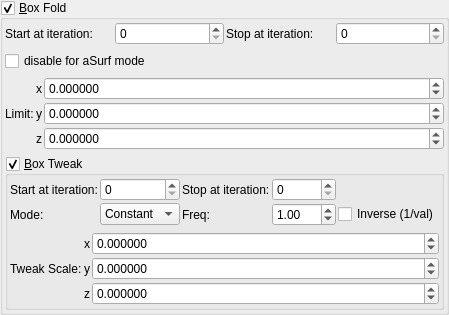
    <widget class="MyGroupBox" name="groupCheck_transf_function_enabledA_false">
     <property name="font">
      <font>
       <weight>50</weight>
       <bold>false</bold>
      </font>
     </property>
     <property name="title">
      <string>&amp;Box Fold</string>
     </property>
     <property name="checkable">
      <bool>true</bool>
     </property>
     <layout class="QVBoxLayout" name="verticalLayout_12">
      <property name="leftMargin">
       <number>2</number>
      </property>
      <property name="topMargin">
       <number>2</number>
      </property>
      <property name="rightMargin">
       <number>2</number>
      </property>
      <property name="bottomMargin">
       <number>2</number>
      </property>
      <item>
       <layout class="QGridLayout" name="gridLayout_79">
        <property name="spacing">
         <number>2</number>
        </property>
        <item row="2" column="3">
         <widget class="MySpinBox" name="spinboxInt_transf_stop_iterations_A">
          <property name="sizePolicy">
           <sizepolicy hsizetype="Preferred" vsizetype="Maximum">
            <horstretch>0</horstretch>
            <verstretch>0</verstretch>
           </sizepolicy>
          </property>
          <property name="maximum">
           <number>999</number>
          </property>
         </widget>
        </item>
        <item row="2" column="1">
         <widget class="MySpinBox" name="spinboxInt_transf_start_iterations_A">
          <property name="sizePolicy">
           <sizepolicy hsizetype="Minimum" vsizetype="Maximum">
            <horstretch>0</horstretch>
            <verstretch>0</verstretch>
           </sizepolicy>
          </property>
          <property name="minimum">
           <number>0</number>
          </property>
          <property name="maximum">
           <number>999</number>
          </property>
          <property name="value">
           <number>0</number>
          </property>
         </widget>
        </item>
        <item row="2" column="2">
         <widget class="QLabel" name="label_51">
          <property name="text">
           <string>Stop at iteration:</string>
          </property>
         </widget>
        </item>
        <item row="2" column="0">
         <widget class="QLabel" name="label_71">
          <property name="text">
           <string>Start at iteration:</string>
          </property>
         </widget>
        </item>
       </layout>
      </item>
      <item>
       <widget class="MyCheckBox" name="checkBox_transf_function_enabled">
        <property name="text">
         <string notr="true">disable for aSurf mode</string>
        </property>
       </widget>
      </item>
      <item>
       <layout class="QGridLayout" name="gridLayout_64" columnstretch="0,0,0,1">
        <property name="spacing">
         <number>2</number>
        </property>
        <item row="3" column="2">
         <widget class="QLabel" name="label_124">
          <property name="text">
           <string notr="true">z</string>
          </property>
         </widget>
        </item>
        <item row="1" column="2">
         <widget class="QLabel" name="label_123">
          <property name="text">
           <string notr="true">x</string>
          </property>
         </widget>
        </item>
        <item row="1" column="3">
         <widget class="MyDoubleSpinBox" name="spinbox3_transf_addition_constant_111_x">
          <property name="sizePolicy">
           <sizepolicy hsizetype="Minimum" vsizetype="Maximum">
            <horstretch>0</horstretch>
            <verstretch>0</verstretch>
           </sizepolicy>
          </property>
          <property name="prefix">
           <string/>
          </property>
          <property name="decimals">
           <number>6</number>
          </property>
          <property name="minimum">
           <double>-99.989999999999995</double>
          </property>
          <property name="singleStep">
           <double>0.100000000000000</double>
          </property>
         </widget>
        </item>
        <item row="2" column="3">
         <widget class="MyDoubleSpinBox" name="spinbox3_transf_addition_constant_111_y">
          <property name="sizePolicy">
           <sizepolicy hsizetype="Minimum" vsizetype="Maximum">
            <horstretch>0</horstretch>
            <verstretch>0</verstretch>
           </sizepolicy>
          </property>
          <property name="decimals">
           <number>6</number>
          </property>
          <property name="minimum">
           <double>-99.989999999999995</double>
          </property>
          <property name="maximum">
           <double>99.989999999999995</double>
          </property>
          <property name="singleStep">
           <double>0.100000000000000</double>
          </property>
         </widget>
        </item>
        <item row="2" column="2">
         <widget class="QLabel" name="label_122">
          <property name="text">
           <string notr="true">y</string>
          </property>
         </widget>
        </item>
        <item row="3" column="3">
         <widget class="MyDoubleSpinBox" name="spinbox3_transf_addition_constant_111_z">
          <property name="sizePolicy">
           <sizepolicy hsizetype="Minimum" vsizetype="Maximum">
            <horstretch>0</horstretch>
            <verstretch>0</verstretch>
           </sizepolicy>
          </property>
          <property name="decimals">
           <number>6</number>
          </property>
          <property name="minimum">
           <double>-99.989999999999995</double>
          </property>
          <property name="maximum">
           <double>99.989999999999995</double>
          </property>
          <property name="singleStep">
           <double>0.100000000000000</double>
          </property>
         </widget>
        </item>
        <item row="2" column="1">
         <widget class="QLabel" name="label_257">
          <property name="text">
           <string>Limit:</string>
          </property>
         </widget>
        </item>
       </layout>
      </item>
      <item>
       <widget class="MyGroupBox" name="groupCheck_transf_function_enabled_false">
        <property name="font">
         <font>
          <weight>50</weight>
          <bold>false</bold>
         </font>
        </property>
        <property name="title">
         <string>&amp;Box Tweak</string>
        </property>
        <property name="checkable">
         <bool>true</bool>
        </property>
        <layout class="QVBoxLayout" name="verticalLayout_5">
         <property name="leftMargin">
          <number>2</number>
         </property>
         <property name="topMargin">
          <number>2</number>
         </property>
         <property name="rightMargin">
          <number>2</number>
         </property>
         <property name="bottomMargin">
          <number>2</number>
         </property>
         <item>
          <layout class="QGridLayout" name="gridLayout_73">
           <property name="spacing">
            <number>2</number>
           </property>
           <item row="0" column="1">
            <widget class="MySpinBox" name="spinboxInt_transf_start_iterations_D">
             <property name="sizePolicy">
              <sizepolicy hsizetype="Minimum" vsizetype="Maximum">
               <horstretch>0</horstretch>
               <verstretch>0</verstretch>
              </sizepolicy>
             </property>
             <property name="maximum">
              <number>999</number>
             </property>
            </widget>
           </item>
           <item row="0" column="0">
            <widget class="QLabel" name="label_272">
             <property name="text">
              <string>Start at iteration:</string>
             </property>
            </widget>
           </item>
           <item row="0" column="2">
            <widget class="QLabel" name="label_271">
             <property name="text">
              <string>Stop at iteration:</string>
             </property>
            </widget>
           </item>
           <item row="0" column="3">
            <widget class="MySpinBox" name="spinboxInt_transf_stop_iterations_D1">
             <property name="sizePolicy">
              <sizepolicy hsizetype="Minimum" vsizetype="Maximum">
               <horstretch>0</horstretch>
               <verstretch>0</verstretch>
              </sizepolicy>
             </property>
             <property name="maximum">
              <number>999</number>
             </property>
            </widget>
           </item>
      <item row="1" column="0">
       <widget class="QLabel"><property name="text"><string>Mode:</string></property></widget>
      </item>
      <item row="1" column="1">
       <widget class="MyComboBox" name="comboBox_transf_multiplier_value_mode_3">
        <item><property name="text"><string notr="true">Constant</string></property></item>
        <item><property name="text"><string notr="true">Sine</string></property></item>
        <item><property name="text"><string notr="true">Ramp</string></property></item>
       </widget>
      </item>
      <item row="1" column="2">
       <widget class="QLabel"><property name="text"><string>Freq:</string></property></widget>
      </item>
      <item row="1" column="3">
       <widget class="MyDoubleSpinBox" name="spinbox_transf_multiplier_frequency_3">
        <property name="minimum"><double>0.01</double></property><property name="maximum"><double>100.0</double></property>
        <property name="singleStep"><double>0.1</double></property><property name="value"><double>1.0</double></property>
       </widget>
      </item>
      <item row="1" column="4" colspan="2">
       <widget class="MyCheckBox" name="checkBox_transf_multiplier_inverse_3">
        <property name="text"><string>Inverse (1/val)</string></property>
       </widget>
      </item>
          </layout>
         </item>
         <item>
          <layout class="QGridLayout" name="gridLayout_5" columnstretch="0,0,1">
           <property name="spacing">
            <number>2</number>
           </property>
           <item row="2" column="1">
            <widget class="QLabel" name="label_30">
             <property name="text">
              <string notr="true">z</string>
             </property>
            </widget>
           </item>
           <item row="0" column="1">
            <widget class="QLabel" name="label_32">
             <property name="text">
              <string notr="true">x</string>
             </property>
            </widget>
           </item>
           <item row="1" column="1">
            <widget class="QLabel" name="label_33">
             <property name="text">
              <string notr="true">y</string>
             </property>
            </widget>
           </item>
           <item row="1" column="0">
            <widget class="QLabel" name="label_37">
             <property name="text">
              <string>Tweak Scale:</string>
             </property>
            </widget>
           </item>
           <item row="0" column="2">
            <widget class="MyDoubleSpinBox" name="spinbox3_transf_scale3D_000_x">
             <property name="enabled">
              <bool>true</bool>
             </property>
             <property name="sizePolicy">
              <sizepolicy hsizetype="Minimum" vsizetype="Maximum">
               <horstretch>0</horstretch>
               <verstretch>0</verstretch>
              </sizepolicy>
             </property>
             <property name="decimals">
              <number>6</number>
             </property>
             <property name="minimum">
              <double>-99.989999999999995</double>
             </property>
             <property name="maximum">
              <double>99.989999999999995</double>
             </property>
             <property name="singleStep">
              <double>0.100000000000000</double>
             </property>
            </widget>
           </item>
           <item row="1" column="2">
            <widget class="MyDoubleSpinBox" name="spinbox3_transf_scale3D_000_y">
             <property name="enabled">
              <bool>true</bool>
             </property>
             <property name="sizePolicy">
              <sizepolicy hsizetype="Minimum" vsizetype="Maximum">
               <horstretch>0</horstretch>
               <verstretch>0</verstretch>
              </sizepolicy>
             </property>
             <property name="decimals">
              <number>6</number>
             </property>
             <property name="minimum">
              <double>-99.989999999999995</double>
             </property>
             <property name="maximum">
              <double>99.989999999999995</double>
             </property>
             <property name="singleStep">
              <double>0.100000000000000</double>
             </property>
            </widget>
           </item>
           <item row="2" column="2">
            <widget class="MyDoubleSpinBox" name="spinbox3_transf_scale3D_000_z">
             <property name="enabled">
              <bool>true</bool>
             </property>
             <property name="sizePolicy">
              <sizepolicy hsizetype="Minimum" vsizetype="Maximum">
               <horstretch>0</horstretch>
               <verstretch>0</verstretch>
              </sizepolicy>
             </property>
             <property name="decimals">
              <number>6</number>
             </property>
             <property name="minimum">
              <double>-99.989999999999995</double>
             </property>
             <property name="maximum">
              <double>99.989999999999995</double>
             </property>
             <property name="singleStep">
              <double>0.100000000000000</double>
             </property>
            </widget>
           </item>
          </layout>
         </item>
        </layout>
       </widget>
      </item>
     </layout>
    </widget>
